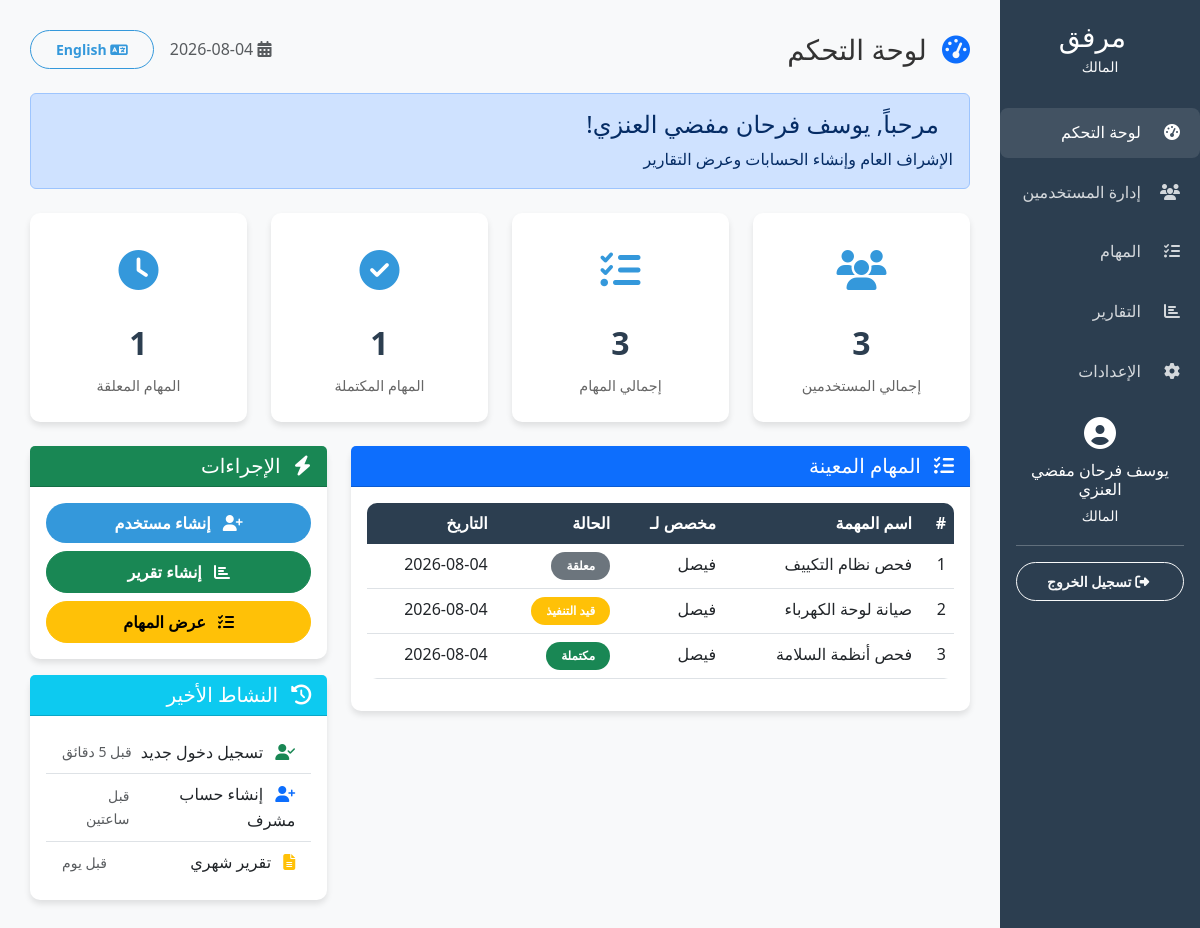
The page /dashboard/admin/index.php (signed in) on the database its author committed.
### tables this page shows
CREATE TABLE tasks (
    id INT PRIMARY KEY AUTO_INCREMENT,
    title VARCHAR(200) NOT NULL,
    description TEXT,
    location VARCHAR(100) NOT NULL,
    area VARCHAR(50) NOT NULL,
    building VARCHAR(50) NOT NULL,
    floor VARCHAR(50) NOT NULL,
    supervisor_id INT,
    worker_id INT,
    status ENUM('pending', 'in_progress', 'completed', 'approved') DEFAULT 'pending',
    priority ENUM('low', 'medium', 'high') DEFAULT 'medium',
    due_date DATE,
    assigned_at TIMESTAMP DEFAULT CURRENT_TIMESTAMP,
    started_at TIMESTAMP NULL,
    completed_at TIMESTAMP NULL,
    notes TEXT,
    photo_url VARCHAR(255),
    FOREIGN KEY (supervisor_id) REFERENCES users(id) ON DELETE SET NULL,
    FOREIGN KEY (worker_id) REFERENCES users(id) ON DELETE SET NULL
);

CREATE TABLE users (
    id INT PRIMARY KEY AUTO_INCREMENT,
    job_number VARCHAR(20) UNIQUE NOT NULL,
    full_name VARCHAR(100) NOT NULL,
    password VARCHAR(255) NOT NULL,
    email VARCHAR(100),
    phone VARCHAR(20),
    role ENUM('admin', 'supervisor', 'worker') NOT NULL,
    location VARCHAR(100),
    status ENUM('active', 'inactive') DEFAULT 'active',
    created_at TIMESTAMP DEFAULT CURRENT_TIMESTAMP,
    updated_at TIMESTAMP DEFAULT CURRENT_TIMESTAMP ON UPDATE CURRENT_TIMESTAMP
);

### dashboard/admin/index.php (the view, shortened to what the rows shown need)
<?php
require_once '../../config.php';
require_once '../../includes/lang.php';
?>
<!DOCTYPE html>
<html lang="<?php echo $_SESSION['lang']; ?>" dir="<?php echo $_SESSION['lang'] == 'ar' ? 'rtl' : 'ltr'; ?>">
<head>
    <link rel="stylesheet" href="https://cdn.jsdelivr.net/npm/bootstrap@5.3.0/dist/css/bootstrap.min.css">
    <link rel="stylesheet" href="../../assets/css/style.css">
    <link rel="stylesheet" href="https://cdnjs.cloudflare.com/ajax/libs/font-awesome/6.4.0/css/all.min.css">
</head>
<body>
    <div class="container-fluid">
        <div class="row">
            <div class="col-md-9 col-lg-10 main-content">
                <div class="d-flex justify-content-between align-items-center mb-4">
                    <h1 class="h3 mb-0">
                        <i class="fas fa-tachometer-alt me-2 text-primary"></i>
                        <?php echo $lang['dashboard']; ?>
                    </h1>
                </div>
                <div class="row">
                    <div class="col-lg-8">
                        <div class="card">
                            <div class="card-body">
                                <div class="table-responsive">
                                    <table class="table table-hover">
                                        <thead>
                                            <tr>
                                                <th>#</th>
                                                <th><?php echo $lang['task_name']; ?></th>
                                                <th><?php echo $lang['assigned_to']; ?></th>
                                                <th><?php echo $lang['status']; ?></th>
                                                <th><?php echo $lang['date']; ?></th>
                                            </tr>
                                        </thead>
                                        <tbody>
                                            <?php
                                            try {
                                                $stmt = $pdo->query("
                                                    SELECT t.*, u.full_name
                                                    FROM tasks t
                                                    LEFT JOIN users u ON t.worker_id = u.id
                                                    ORDER BY t.assigned_at DESC
                                                    LIMIT 5
                                                ");
                                                $tasks = $stmt->fetchAll();
                                                if ($tasks && count($tasks) > 0):
                                                    foreach ($tasks as $index => $task):
                                            ?>
                                            <tr>
                                                <td><?php echo $index + 1; ?></td>
                                                <td><?php echo htmlspecialchars($task['title']); ?></td>
                                                <td><?php echo htmlspecialchars($task['full_name'] ? $task['full_name'] : '-'); ?></td>
                                                <td>
                                                    <span class="badge bg-<?php
                                                        echo $task['status'] == 'completed' ? 'success' :
                                                             ($task['status'] == 'in_progress' ? 'warning' :
                                                             ($task['status'] == 'approved' ? 'info' : 'secondary'));
                                                    ?>">
                                                        <?php
                                                        echo isset($lang[$task['status']]) ? $lang[$task['status']] : $task['status'];
                                                        ?>
                                                    </span>
                                                </td>
                                                <td><?php echo $task['assigned_at'] ? date('Y-m-d', strtotime($task['assigned_at'])) : '-'; ?></td>
                                            </tr>
                                            <?php
                                                    endforeach;
                                                endif;
                                            } catch (PDOException $e) {
                                                if (ini_get('display_errors')) {
                                                    echo "<tr><td colspan='5' class='text-center text-danger'>" . $lang['system_error'] . ": " . htmlspecialchars($e->getMessage()) . "</td></tr>";
                                                } else {
                                                    echo "<tr><td colspan='5' class='text-center text-danger'>" . $lang['system_error'] . "</td></tr>";
                                                }
                                            }
                                            ?>
                                        </tbody>
                                    </table>
                                </div>
                            </div>
                        </div>
                    </div>
                </div>
            </div>
        </div>
    </div>
</body>
</html>

### rows shown on the page
tasks: title "فحص نظام التكييف", worker.full_name "فيصل", status "معلقة", assigned_at "2026-08-04"
tasks: title "صيانة لوحة الكهرباء", worker.full_name "فيصل", status "قيد التنفيذ", assigned_at "2026-08-04"
tasks: title "فحص أنظمة السلامة", worker.full_name "فيصل", status "مكتملة", assigned_at "2026-08-04"

### other values the page prints
$lang['site_title'] "مرفق"
$lang['role_admin'] "المالك"
$lang['dashboard'] "لوحة التحكم"
$lang['users_management'] "إدارة المستخدمين"
$lang['tasks'] "المهام"
$lang['reports'] "التقارير"
$lang['settings'] "الإعدادات"
$_SESSION['user_name'] "يوسف فرحان مفضي العنزي"
$lang['logout'] "تسجيل الخروج"
$lang['welcome'] "مرحباً"
$lang['role_admin_desc'] "الإشراف العام وإنشاء الحسابات وعرض التقارير"
$total_users "3"
$lang['total_users'] "إجمالي المستخدمين"
$total_tasks "3"
$lang['total_tasks'] "إجمالي المهام"
